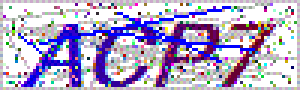
#> input picture notebooks/IALTYO/ACP7.gif, 100 x 30 px, given in place of YDLW.gif, which was not available (shown 3 times larger)
$ jupyter execute solve.ipynb   (shell and % lines are left out)   (text cells are left out)
#> lines starting #> are read from the running program, lines starting #| are printed output that depends on the picture; after the words box and inside, x2 and y2 are one past the last pixel; in counts of white or black regions, pixels touching at a corner belong together; pictures that were not available may be replaced by others from this repository, and a replacement may not be noted
[cell 1]
imagename = 'GXE8'
# [6 lines of commented-out code are left out]
imagename = 'EV08'
imagename = 'WHND'
imagename = 'YDLW'

[cell 2]
from PIL import Image, ImageFilter
from IPython.display import display
import pytesseract as tess

print(tess.get_tesseract_version())
#> (this line was passed over: pytesseract is not available in this run)

im = Image.open(imagename + '.gif')
#> im is the input picture: PIL image 100x30 P; mean R, G, B, A 180.8, 170.5, 203, 255
pix = im.load()
display(im)
print(im.size)
#| (100, 30)
print(im.getbands())
#| ('P',)
print(pix[1,2])
#| 251

[cell 3]
im_rgb = im.convert("RGB")
pix_rgb = im_rgb.load()
#im_rgb.save(imagename + '.rgb.gif')
display(im_rgb)
print(im_rgb.size)
#| (100, 30)
print(im_rgb.getbands())
#| ('R', 'G', 'B')
print(pix_rgb[1,2])
#| (255, 255, 255)

[cell 4]
im_grey = im_rgb.convert("L")
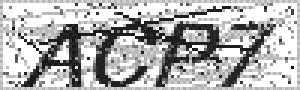
#> im_grey: PIL image 100x30 L (shown 3 times larger); min 0, max 255, mean 177.3
pix_grey = im_grey.load()
#im_rgb.save(imagename + '.grey.gif')
display(im_grey)
print(pix_grey[60,27])
#| 203

[cell 5]
def process ( im_grey, threshold ) :
#> called with threshold = 130
    from collections import Counter

    pix_grey = im_grey.load()

    im_processed = Image.new("RGB", im_grey.size, (255, 255, 255))
#> im_processed: PIL image 100x30 RGB; every value is 255
    pix_processed = im_processed.load()
    #threshold = 150

    for x in range(0,im_grey.size[0]) :
        pix_processed[x,0] = (255,255,255)
        pix_processed[x,im_grey.size[1]-1] = (255,255,255)
    for y in range(0,im_grey.size[1]) :
        pix_processed[0,y] = (255,255,255)
        pix_processed[im_grey.size[0]-1,y] = (255,255,255)

    for x in range(1,im_grey.size[0]-1) :
        for y in range(1,im_grey.size[1]-1) :

            checkval5 = (pix_grey[x-1,y] + pix_grey[x,y-1] + pix_grey[x,y] + pix_grey[x+1,y] + pix_grey[x,y+1]) / 5
            checkval9 = (pix_grey[x-1,y] + pix_grey[x,y-1] + pix_grey[x,y] + pix_grey[x+1,y] + pix_grey[x,y+1]
                        +pix_grey[x-1,y-1] + pix_grey[x+1,y-1] + pix_grey[x-1,y+1] + pix_grey[x+1,y+1] ) / 9

            checkval = checkval9
            if checkval > threshold :
                pix_processed[x,y] = (255,255,255)
            else :
                pix_processed[x,y] = (1,1,1) #(int(checkval),int(checkval),int(checkval))

    display(im_processed)
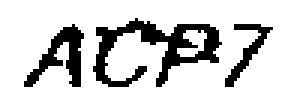
#> shown: PIL image 100x30 RGB (shown 3 times larger); values 1 (black) and 255 (white), 79.3% white; 3 black regions, box (x1, y1, x2, y2) and area: (31, 6, 74, 29) 367, (8, 8, 28, 29) 165, (75, 8, 91, 29) 90
    # [4 lines of commented-out code are left out]

    recognized = []
    recognized.append(tess.image_to_string(im_processed, lang='eng', config='--psm 6').strip())
#> (this line was passed over: pytesseract is not available in this run)
    recognized.append(tess.image_to_string(im_processed, lang='eng', config='--psm 7').strip())
#> (this line was passed over: pytesseract is not available in this run)
    recognized.append(tess.image_to_string(im_processed, lang='eng', config='--psm 8').strip())
#> (this line was passed over: pytesseract is not available in this run)
    recognized.append(tess.image_to_string(im_processed, lang='eng', config='--psm 13').strip())
#> (this line was passed over: pytesseract is not available in this run)

    im_tess = Image.new("RGB", im_processed.size, (255, 255, 255))
    im_tess.paste(im_processed)
    im_tess = im_tess.filter(ImageFilter.MedianFilter(3))
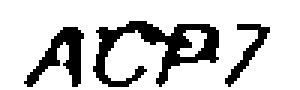
#> im_tess: PIL image 100x30 RGB (shown 3 times larger); values 1 (black) and 255 (white), 79.6% white; 3 black regions, box (x1, y1, x2, y2) and area: (31, 7, 73, 29) 363, (8, 9, 28, 29) 164, (75, 8, 90, 29) 85
    im_tess = im_tess.convert('1')
    display(im_tess)
    # [4 lines of commented-out code are left out]

    recognized.append(tess.image_to_string(im_tess, lang='eng', config='--psm 6').strip())
#> (this line was passed over: pytesseract is not available in this run)
    recognized.append(tess.image_to_string(im_tess, lang='eng', config='--psm 7').strip())
#> (this line was passed over: pytesseract is not available in this run)
    recognized.append(tess.image_to_string(im_tess, lang='eng', config='--psm 8').strip())
    recognized.append(tess.image_to_string(im_tess, lang='eng', config='--psm 13').strip())

    print( Counter(recognized) )
    return im_processed

$ run again, on notebooks/IALTYO/O9FB.gif
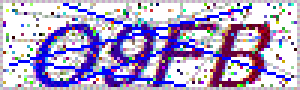
#> input picture notebooks/IALTYO/O9FB.gif, 100 x 30 px, given in place of YDLW.gif, which was not available (shown 3 times larger)
#> im is the input picture: PIL image 100x30 P; mean R, G, B, A 175.7, 163, 203.1, 255
#| (100, 30)
#| ('P',)
#| 251
#| (100, 30)
#| ('R', 'G', 'B')
#| (255, 255, 255)
#| 255
#> im_processed: PIL image 100x30 RGB; every value is 255
#> in process, `display(im_processed)`:
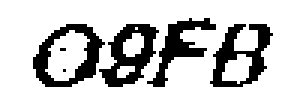
#> shown: PIL image 100x30 RGB (shown 3 times larger); values 1 (black) and 255 (white), 74.9% white; 6 black regions (2 under 20 px), largest, box (x1, y1, x2, y2) and area: (11, 8, 35, 29) 200, (33, 8, 53, 29) 195, (70, 8, 91, 29) 192, (49, 6, 72, 29) 163
#> in process, `im_tess = im_tess.filter(ImageFilter.MedianFilter(3))`:
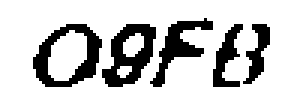
#> im_tess: PIL image 100x30 RGB (shown 3 times larger); values 1 (black) and 255 (white), 75.5% white; 5 black regions, box (x1, y1, x2, y2) and area: (11, 8, 34, 29) 202, (34, 8, 52, 29) 197, (50, 6, 71, 29) 154, (71, 8, 81, 29) 99, (81, 8, 90, 28) 84
